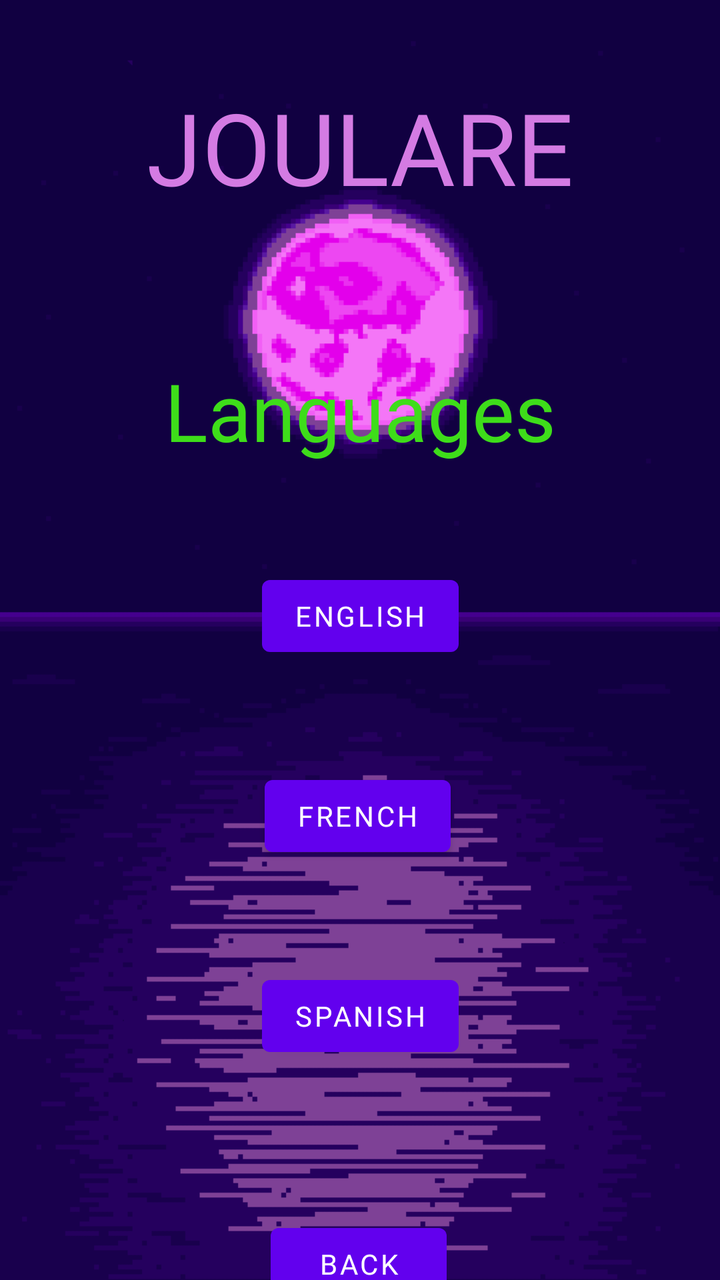
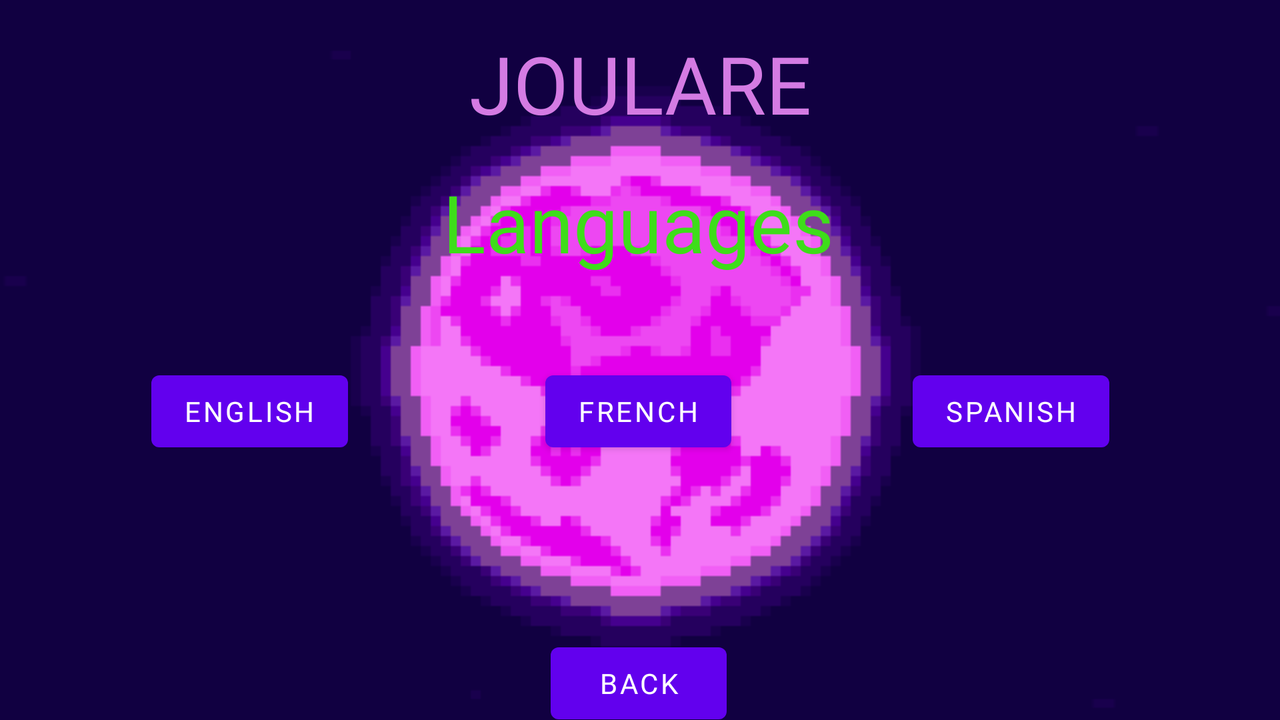

The same Android screen from two of the app's own layout files: first res/layout/ as a phone draws it, then the repository's variant for another configuration, drawn on a device whose configuration selects that folder. Both files follow.
<!-- AndroidManifest.xml: application theme Theme.Joulare -->
<!-- res/layout/activity_lang.xml -->
<?xml version="1.0" encoding="utf-8"?>
<androidx.constraintlayout.widget.ConstraintLayout xmlns:android="http://schemas.android.com/apk/res/android"
    xmlns:app="http://schemas.android.com/apk/res-auto"
    xmlns:tools="http://schemas.android.com/tools"
    android:layout_width="match_parent"
    android:layout_height="match_parent"
    android:layout_gravity="center_horizontal"
    android:gravity="center_horizontal"
    android:orientation="vertical"
    android:background="@drawable/back"
    tools:context=".LangActivity">

    <TextView
        android:id="@+id/title"
        android:layout_width="match_parent"
        android:layout_height="wrap_content"
        android:layout_marginTop="40dp"
        android:fontFamily="@font/many_years_higher"
        android:text="@string/titleMenu"
        android:textAlignment="center"
        android:textColor="#D47BE3"
        android:textSize="50sp"
        app:layout_constraintStart_toStartOf="parent"
        app:layout_constraintTop_toTopOf="parent" />

    <TextView
        android:id="@+id/menu"
        android:layout_width="wrap_content"
        android:layout_height="wrap_content"
        android:layout_marginTop="72dp"
        android:fontFamily="@font/pixelbit"
        android:text="@string/langueOption"
        android:textAlignment="center"
        android:textColor="#3EDD1A"
        android:textSize="40sp"
        app:layout_constraintEnd_toEndOf="parent"
        app:layout_constraintStart_toStartOf="parent"
        app:layout_constraintTop_toBottomOf="@+id/title" />

    <Button
        android:id="@+id/en"
        android:layout_width="wrap_content"
        android:layout_height="wrap_content"
        android:layout_marginTop="52dp"
        android:fontFamily="@font/pixeled"
        android:text="@string/langEng"
        app:layout_constraintEnd_toEndOf="@+id/menu"
        app:layout_constraintStart_toStartOf="@+id/menu"
        app:layout_constraintTop_toBottomOf="@+id/menu" />

    <Button
        android:id="@+id/fr"
        android:layout_width="wrap_content"
        android:layout_height="wrap_content"
        android:layout_marginTop="152dp"
        android:fontFamily="@font/pixeled"
        android:text="@string/langFr"
        app:layout_constraintEnd_toEndOf="@+id/menu"
        app:layout_constraintHorizontal_bias="0.486"
        app:layout_constraintStart_toStartOf="@+id/menu"
        app:layout_constraintTop_toBottomOf="@+id/menu" />

    <Button
        android:id="@+id/es"
        android:layout_width="wrap_content"
        android:layout_height="wrap_content"
        android:layout_marginTop="252dp"
        android:fontFamily="@font/pixeled"
        android:text="@string/langEsp"
        app:layout_constraintEnd_toEndOf="@+id/menu"
        app:layout_constraintStart_toStartOf="@+id/menu"
        app:layout_constraintTop_toBottomOf="@+id/menu" />

    <Button
        android:id="@+id/retourOptions"
        android:layout_width="wrap_content"
        android:layout_height="wrap_content"
        android:layout_marginTop="376dp"
        android:fontFamily="@font/pixeled"
        android:text="@string/exitRetour"
        app:layout_constraintEnd_toEndOf="@+id/menu"
        app:layout_constraintHorizontal_bias="0.492"
        app:layout_constraintStart_toStartOf="@+id/menu"
        app:layout_constraintTop_toBottomOf="@+id/menu" />


</androidx.constraintlayout.widget.ConstraintLayout>
<!-- resources referenced by this layout -->
<resources>
  <!-- drawable back: png bitmap (drawable, 4975 bytes) -->
  <string name="exitRetour">Back</string>
  <string name="langEng">English</string>
  <string name="langEsp">Spanish</string>
  <string name="langFr">French</string>
  <string name="langueOption">Languages</string>
  <string name="titleMenu">JOULARE</string>
  <style name="Theme.Joulare" parent="Theme.MaterialComponents.DayNight.NoActionBar">
          
          <item name="colorPrimary">@color/purple_500</item>
          <item name="colorPrimaryVariant">@color/purple_700</item>
          <item name="colorOnPrimary">@color/white</item>
          
          <item name="colorSecondary">@color/teal_200</item>
          <item name="colorSecondaryVariant">@color/teal_700</item>
          <item name="colorOnSecondary">@color/black</item>
          
          <item name="android:statusBarColor" tools:targetApi="l">?attr/colorPrimaryVariant</item>
          
      </style>
</resources>
<!-- res/layout-land/activity_lang.xml (the repository's variant of the layout above) -->
<!-- drawn on the phone turned sideways -->
<?xml version="1.0" encoding="utf-8"?>
<androidx.constraintlayout.widget.ConstraintLayout xmlns:android="http://schemas.android.com/apk/res/android"
    xmlns:app="http://schemas.android.com/apk/res-auto"
    xmlns:tools="http://schemas.android.com/tools"
    android:layout_width="match_parent"
    android:layout_height="match_parent"
    android:layout_gravity="center_horizontal"
    android:background="@drawable/backland"
    tools:context=".LangActivity">

    <TextView
        android:id="@+id/title"
        android:layout_width="match_parent"
        android:layout_height="wrap_content"
        android:layout_marginTop="15dp"
        android:fontFamily="@font/many_years_higher"
        android:text="@string/titleMenu"
        android:textAlignment="center"
        android:textColor="#D47BE3"
        android:textSize="40sp"
        app:layout_constraintTop_toTopOf="parent"
        app:layout_constraintEnd_toEndOf="parent"
        app:layout_constraintStart_toStartOf="parent"/>

    <TextView
        android:id="@+id/menu"
        android:layout_width="wrap_content"
        android:layout_height="wrap_content"
        android:layout_marginTop="16dp"
        android:fontFamily="@font/pixelbit"
        android:text="@string/langueOption"
        android:textAlignment="center"
        android:textColor="#3EDD1A"
        android:textSize="40sp"
        app:layout_constraintEnd_toEndOf="parent"
        app:layout_constraintHorizontal_bias="0.498"
        app:layout_constraintStart_toStartOf="parent"
        app:layout_constraintTop_toBottomOf="@+id/title" />

    <Button
        android:id="@+id/en"
        android:layout_width="wrap_content"
        android:layout_height="wrap_content"
        android:layout_marginTop="44dp"
        android:layout_marginEnd="72dp"
        android:fontFamily="@font/pixeled"
        android:text="@string/langEng"
        app:layout_constraintEnd_toStartOf="@+id/fr"
        app:layout_constraintHorizontal_bias="0.74"
        app:layout_constraintStart_toStartOf="parent"
        app:layout_constraintTop_toBottomOf="@+id/menu" />

    <Button
        android:id="@+id/fr"
        android:layout_width="wrap_content"
        android:layout_height="wrap_content"
        android:layout_marginTop="44dp"
        android:fontFamily="@font/pixeled"
        android:text="@string/langFr"
        app:layout_constraintEnd_toEndOf="@+id/menu"
        app:layout_constraintStart_toStartOf="@+id/menu"
        app:layout_constraintTop_toBottomOf="@+id/menu" />

    <Button
        android:id="@+id/es"
        android:layout_width="wrap_content"
        android:layout_height="wrap_content"
        android:layout_marginStart="72dp"
        android:layout_marginTop="44dp"
        android:fontFamily="@font/pixeled"
        android:text="@string/langEsp"
        app:layout_constraintEnd_toEndOf="parent"
        app:layout_constraintHorizontal_bias="0.178"
        app:layout_constraintStart_toEndOf="@+id/fr"
        app:layout_constraintTop_toBottomOf="@+id/menu" />

    <Button
        android:id="@+id/retourOptions"
        android:layout_width="wrap_content"
        android:layout_height="wrap_content"
        android:layout_marginTop="180dp"
        android:fontFamily="@font/pixeled"
        android:text="@string/exitRetour"
        app:layout_constraintEnd_toEndOf="@+id/fr"
        app:layout_constraintStart_toStartOf="@+id/fr"
        app:layout_constraintTop_toBottomOf="@+id/menu" />


</androidx.constraintlayout.widget.ConstraintLayout>
<!-- resources referenced by the variant -->
<!-- as the phone turned sideways resolves them -->
<resources>
  <!-- drawable backland: png bitmap (drawable, 9036 bytes) -->
  <string name="exitRetour">Back</string>
  <string name="langEng">English</string>
  <string name="langEsp">Spanish</string>
  <string name="langFr">French</string>
  <string name="langueOption">Languages</string>
  <string name="titleMenu">JOULARE</string>
  <style name="Theme.Joulare" parent="Theme.MaterialComponents.DayNight.NoActionBar">
          
          <item name="colorPrimary">@color/purple_500</item>
          <item name="colorPrimaryVariant">@color/purple_700</item>
          <item name="colorOnPrimary">@color/white</item>
          
          <item name="colorSecondary">@color/teal_200</item>
          <item name="colorSecondaryVariant">@color/teal_700</item>
          <item name="colorOnSecondary">@color/black</item>
          
          <item name="android:statusBarColor" tools:targetApi="l">?attr/colorPrimaryVariant</item>
          
      </style>
</resources>
